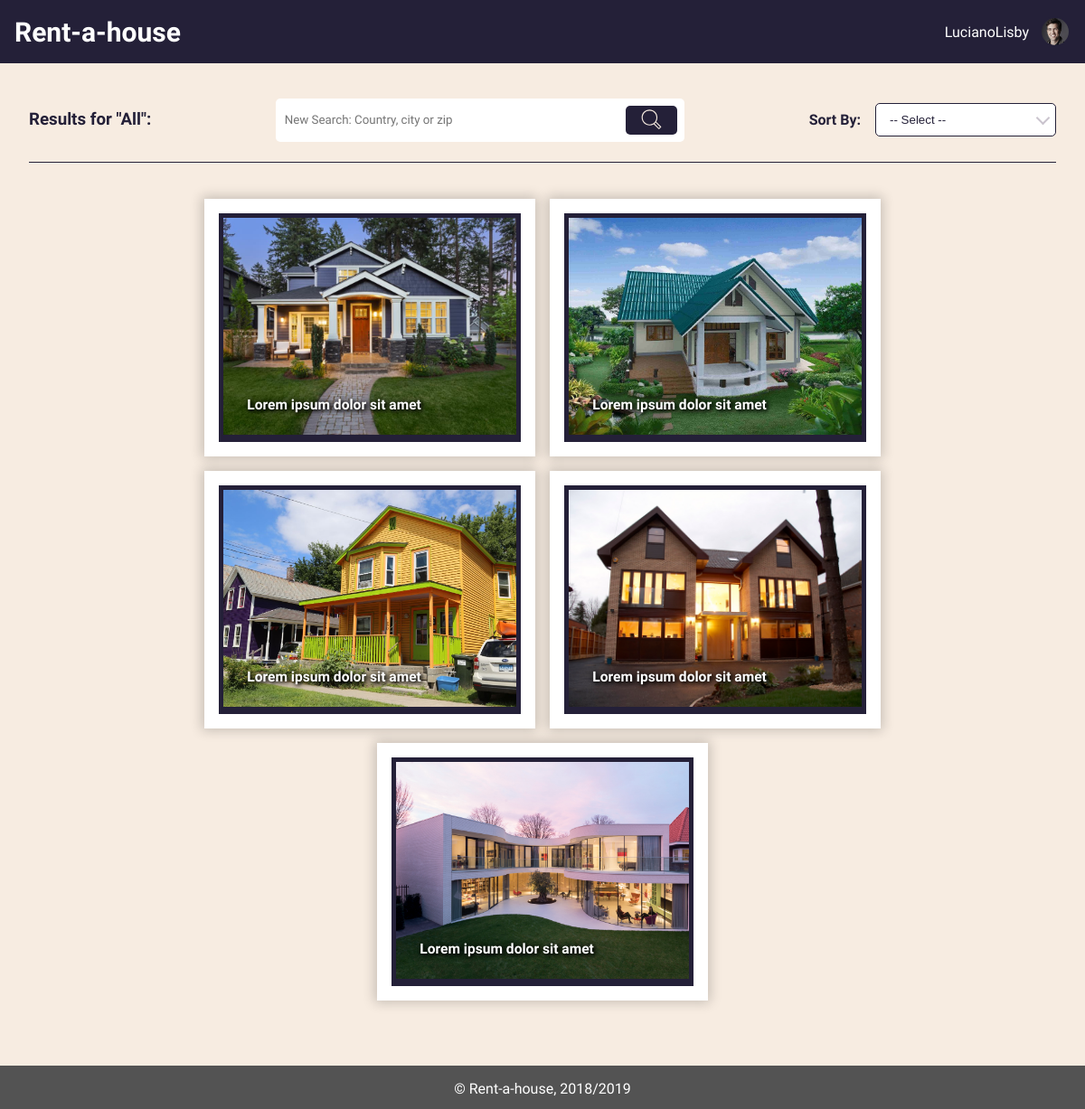
The page /pages/results.php (signed in) on the database its author committed.
### tables this page shows
CREATE TABLE house (
  id INTEGER PRIMARY KEY AUTOINCREMENT,
  type VARCHAR,
  room INTEGER,
  bathroom INTEGER,
  price DOUBLE,
  published DATE,
  address VARCHAR, 
  location VARCHAR,
  state VARCHAR,
  postCode VARCHAR,  
  description VARCHAR,
  title VARCHAR,
  owner VARCHAR REFERENCES user
);

CREATE TABLE houseimages (
  id INTEGER PRIMARY KEY AUTOINCREMENT,
  houseID integer REFERENCES house,
  image VARCHAR
);

### database/db_utils.php (called while the page is built, shortened)
<?php
    include_once('connection.php');
    function loadAllRental(){
        global $db;
        $stmt = $db->prepare("SELECT * FROM house");
        $stmt->execute();
        return $stmt->fetchAll();
    }
    function getHouseImages($houseID){
        global $db;
        $stmt = $db->prepare("SELECT * FROM houseimages  WHERE houseID = '".$houseID."'");
        $stmt->execute();
        $aux = $stmt->fetchAll();
        return $aux;
    }
?>

### pages/results.php (the view, shortened to what this page needs)
<?php
    include_once('../templates/templates.php');
    include_once('../database/db_utils.php');
    if(isset($_GET['search'])){
        $search = $_GET['search'];
        $search_flag = true;
    }
    else {
        $search = "All";
    }
    $result = loadAllRental();
?>
<section id="results">
    <div class="results-header">
        <div>
            <h3>Results for "<?php echo $search; ?>":</h3>
        </div>
        <nav id="search" style="background: none; margin-bottom: 15px;">
            <form action="results.php" method="get">
                <input type="search" name="search" placeholder="New Search: Country, city or zip">
                <button type="submit">
                </button>
            </form>
        </nav>
        <div class="sort-by">
            <h4>Sort By:</h4>
            <select class="sort-by-select" required onchange="sortBy(this.value)" >
                <option value="" disabled selected hidden>-- Select --</option>
            </select>
            <div class="sort-by-arrow"></div>
        </div>
    </div>
    <div class="results-wrapper">
    <?php
        for($i=0; $i<sizeof($result); ++$i){
            $item = $result[$i];
            $images = getHouseImages($item['id']);
    ?>
        <div class="house-item" id="<?php echo $i+1;?>">
            <form action="house.php">
                <button class="utils-btn" type="submit">
                    <img src="../images/houses/<?php echo $images[0]['image'];?>" alt="HouseExampleImg">
                    <h3><?php echo $item['title']; ?></h3>
                </button>
            </form>
        </div>
    <?php } ?>
    </div>
</section>

### css/style.css (style rules this page uses)
:root { --main-color-1: #242038; --main-color-2: #725AC1; --main-color-3: #8D86C9; --main-color-4: #CAC4CE; --main-color-5: #F7ECE1; --main-color-6: white; --main-color-7: rgba(0,0,0,.2); --main-color-8: black; --main-color-9: rgb(83, 83, 83); --error: rgb(245, 89, 71); --success: rgb(75,181,67); }
html { margin: 0; padding: 0; width: 100%; }
body { display: flex; flex-direction: column; font-family: 'Exo 2', sans-serif; background-color: var(--main-color-5); color: var(--main-color-1); margin: 0; padding: 0; min-height: 100vh; width: 100%; }
#search { display: flex; flex: auto; background-image: url(../images/background/background2.jpeg); background-position: center; background-repeat: no-repeat; background-size: cover; }
#search form { width: 60%; height: 2em; display: flex; padding: 0.5em; background-color: white; margin: auto; border-radius: 5px; }
#search input { width: 100%; border: 0; margin-right: 0.5em; font-family: 'Exo 2', sans-serif; }
#search button { display: flex; width: 15%; border-radius: 5px; background: var(--main-color-1); border: none; cursor: pointer; transition: 0.5s; }
#search svg { margin-left: 0.5em; min-height: 1.5em; min-width: 1.5em; height: 2em; width: 2em; margin: auto; fill: var(--main-color-5); }
#results { padding: 2em; flex: auto; }
.results-wrapper { display: flex; flex-wrap: wrap; align-items: center; justify-content: center; margin: 2em 0; }
.house-item { padding: 1em; color: var(--main-color-1); background-color:var(--main-color-6); box-shadow: 0 0 0.8rem 0.2rem var(--main-color-7); margin: 0.5em; }
.utils-btn { background-color:var(--main-color-1); display:inline-block; cursor:pointer; color:var(--main-color-6); font-weight:bold; padding: 5px; text-decoration:none; border: none; transition: background-color 0.5s; position: relative; }
.utils-btn img { width: 27vw; min-width: 270px; height: 20vw; min-height: 200px; object-fit: cover; transition: 0.5s; }
.utils-btn h3 { position: absolute; font-family: 'Exo 2', sans-serif; color: white; text-shadow: 2px 2px 4px black, 0px 0px 6px black; margin: 2em; bottom: 0; left: 0; transition: 0.5s; }
.results-header { display: flex; grid-template-columns: auto auto; border-bottom: 1px solid var(--main-color-1); }
.sort-by { position: relative; display: flex; margin-left: auto; margin-bottom: 15px; }
.sort-by h4 { margin-right: 1em; }
.sort-by-select { margin: auto; font-family: 'Arial'; display: inline-block; width: 15em; cursor: pointer; padding: 10px 15px; outline: 0; border: 1px solid var(--main-color-1); border-radius: 5px; background: var(--main-color-6); color: var(--main-color-1); appearance: none; -webkit-appearance: none; -moz-appearance: none; }
.sort-by-arrow { position: absolute; top: 23px; right: 9px; width: 3px; height: 3px; border: solid var(--main-color-4); border-width: 0 2px 2px 0; display: inline-block; padding: 3px; transform: rotate(45deg); -webkit-transform: rotate(45deg); }

### rows shown on the page
house: houseimages.image (picture), title "Lorem ipsum dolor sit amet"
house: houseimages.image (picture), title "Lorem ipsum dolor sit amet"
house: houseimages.image (picture), title "Lorem ipsum dolor sit amet"
house: houseimages.image (picture), title "Lorem ipsum dolor sit amet"
house: houseimages.image (picture), title "Lorem ipsum dolor sit amet"

### other values the page prints
$_SESSION['username'] "LucianoLisby"
$search "All"
